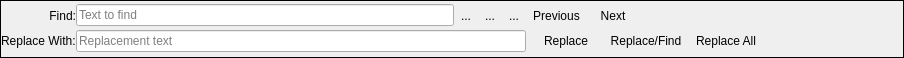
<?xml version="1.0" encoding="UTF-8"?>
<ui version="4.0">
 <class>commonLib::FindReplacePanel</class>
 <widget class="QWidget" name="commonLib::FindReplacePanel">
  <property name="geometry">
   <rect>
    <x>0</x>
    <y>0</y>
    <width>904</width>
    <height>58</height>
   </rect>
  </property>
  <property name="sizePolicy">
   <sizepolicy hsizetype="Preferred" vsizetype="Fixed">
    <horstretch>0</horstretch>
    <verstretch>0</verstretch>
   </sizepolicy>
  </property>
  <property name="windowTitle">
   <string>Form</string>
  </property>
  <layout class="QVBoxLayout" name="verticalLayout">
   <property name="spacing">
    <number>0</number>
   </property>
   <property name="leftMargin">
    <number>0</number>
   </property>
   <property name="topMargin">
    <number>0</number>
   </property>
   <property name="rightMargin">
    <number>0</number>
   </property>
   <property name="bottomMargin">
    <number>0</number>
   </property>
   <item>
    <widget class="QFrame" name="frame">
     <property name="frameShape">
      <enum>QFrame::Shape::Box</enum>
     </property>
     <property name="frameShadow">
      <enum>QFrame::Shadow::Plain</enum>
     </property>
     <layout class="QHBoxLayout" name="horizontalLayout_3">
      <property name="spacing">
       <number>0</number>
      </property>
      <property name="leftMargin">
       <number>0</number>
      </property>
      <property name="topMargin">
       <number>0</number>
      </property>
      <property name="rightMargin">
       <number>0</number>
      </property>
      <property name="bottomMargin">
       <number>0</number>
      </property>
      <item>
       <layout class="QGridLayout" name="gridLayout">
        <property name="spacing">
         <number>0</number>
        </property>
        <item row="0" column="0">
         <widget class="QLabel" name="_findLabel">
          <property name="autoFillBackground">
           <bool>false</bool>
          </property>
          <property name="text">
           <string>Find:</string>
          </property>
          <property name="alignment">
           <set>Qt::AlignmentFlag::AlignRight|Qt::AlignmentFlag::AlignTrailing|Qt::AlignmentFlag::AlignVCenter</set>
          </property>
         </widget>
        </item>
        <item row="0" column="1">
         <widget class="QLineEdit" name="_findEntry">
          <property name="sizePolicy">
           <sizepolicy hsizetype="Expanding" vsizetype="Fixed">
            <horstretch>0</horstretch>
            <verstretch>0</verstretch>
           </sizepolicy>
          </property>
          <property name="minimumSize">
           <size>
            <width>100</width>
            <height>0</height>
           </size>
          </property>
          <property name="autoFillBackground">
           <bool>false</bool>
          </property>
          <property name="placeholderText">
           <string>Text to find</string>
          </property>
          <property name="clearButtonEnabled">
           <bool>true</bool>
          </property>
         </widget>
        </item>
        <item row="1" column="0">
         <widget class="QLabel" name="_replaceLabel">
          <property name="lineWidth">
           <number>0</number>
          </property>
          <property name="text">
           <string>Replace With:</string>
          </property>
         </widget>
        </item>
        <item row="1" column="6">
         <layout class="QHBoxLayout" name="horizontalLayout">
          <item>
           <widget class="QPushButton" name="_replaceButton">
            <property name="autoFillBackground">
             <bool>false</bool>
            </property>
            <property name="text">
             <string>Replace</string>
            </property>
            <property name="flat">
             <bool>true</bool>
            </property>
           </widget>
          </item>
          <item>
           <widget class="QPushButton" name="_replaceFindButton">
            <property name="text">
             <string>Replace/Find</string>
            </property>
            <property name="flat">
             <bool>true</bool>
            </property>
           </widget>
          </item>
          <item>
           <widget class="QPushButton" name="_replaceAllButton">
            <property name="text">
             <string>Replace All</string>
            </property>
            <property name="flat">
             <bool>true</bool>
            </property>
           </widget>
          </item>
          <item>
           <widget class="QLabel" name="_countLabel">
            <property name="styleSheet">
             <string notr="true">color: rgb(255, 0, 0);</string>
            </property>
            <property name="text">
             <string/>
            </property>
           </widget>
          </item>
          <item>
           <spacer name="horizontalSpacer_2">
            <property name="orientation">
             <enum>Qt::Orientation::Horizontal</enum>
            </property>
            <property name="sizeHint" stdset="0">
             <size>
              <width>40</width>
              <height>20</height>
             </size>
            </property>
           </spacer>
          </item>
         </layout>
        </item>
        <item row="0" column="6">
         <layout class="QHBoxLayout" name="horizontalLayout_2">
          <property name="spacing">
           <number>6</number>
          </property>
          <item>
           <widget class="QToolButton" name="_previousButton">
            <property name="text">
             <string>Previous</string>
            </property>
            <property name="icon">
             <iconset resource="../../../../../icons/custom/custom_icons.qrc">
              <normaloff>:/custom/leftArrow</normaloff>:/custom/leftArrow</iconset>
            </property>
            <property name="iconSize">
             <size>
              <width>16</width>
              <height>16</height>
             </size>
            </property>
            <property name="autoRaise">
             <bool>true</bool>
            </property>
           </widget>
          </item>
          <item>
           <widget class="QToolButton" name="_nextButton">
            <property name="text">
             <string>Next</string>
            </property>
            <property name="icon">
             <iconset resource="../../../../../icons/custom/custom_icons.qrc">
              <normaloff>:/custom/rightArrow</normaloff>:/custom/rightArrow</iconset>
            </property>
            <property name="iconSize">
             <size>
              <width>16</width>
              <height>16</height>
             </size>
            </property>
            <property name="autoRaise">
             <bool>true</bool>
            </property>
           </widget>
          </item>
          <item>
           <spacer name="horizontalSpacer">
            <property name="orientation">
             <enum>Qt::Orientation::Horizontal</enum>
            </property>
            <property name="sizeType">
             <enum>QSizePolicy::Policy::Expanding</enum>
            </property>
            <property name="sizeHint" stdset="0">
             <size>
              <width>20</width>
              <height>20</height>
             </size>
            </property>
           </spacer>
          </item>
          <item>
           <widget class="QToolButton" name="_closeButton">
            <property name="text">
             <string/>
            </property>
            <property name="icon">
             <iconset resource="../../../../../icons/custom/custom_icons.qrc">
              <normaloff>:/custom/closeButton</normaloff>:/custom/closeButton</iconset>
            </property>
            <property name="iconSize">
             <size>
              <width>16</width>
              <height>16</height>
             </size>
            </property>
            <property name="autoRaise">
             <bool>true</bool>
            </property>
           </widget>
          </item>
         </layout>
        </item>
        <item row="0" column="2">
         <widget class="QToolButton" name="_caseCheck">
          <property name="toolTip">
           <string>Perform case-sensitive matching</string>
          </property>
          <property name="text">
           <string>...</string>
          </property>
          <property name="icon">
           <iconset resource="../../../../../icons/custom/custom_icons.qrc">
            <normaloff>:/custom/caseSensitive</normaloff>:/custom/caseSensitive</iconset>
          </property>
          <property name="iconSize">
           <size>
            <width>14</width>
            <height>14</height>
           </size>
          </property>
          <property name="checkable">
           <bool>true</bool>
          </property>
          <property name="autoRaise">
           <bool>true</bool>
          </property>
         </widget>
        </item>
        <item row="0" column="4">
         <widget class="QToolButton" name="_wholeWordsCheck">
          <property name="toolTip">
           <string>Match whole words only</string>
          </property>
          <property name="text">
           <string>...</string>
          </property>
          <property name="icon">
           <iconset resource="../../../../../icons/custom/custom_icons.qrc">
            <normaloff>:/custom/wholeWords</normaloff>:/custom/wholeWords</iconset>
          </property>
          <property name="iconSize">
           <size>
            <width>14</width>
            <height>14</height>
           </size>
          </property>
          <property name="checkable">
           <bool>true</bool>
          </property>
          <property name="autoRaise">
           <bool>true</bool>
          </property>
         </widget>
        </item>
        <item row="0" column="5">
         <widget class="QToolButton" name="_regexCheck">
          <property name="toolTip">
           <string>Interpret Find text as a regular expression</string>
          </property>
          <property name="text">
           <string>...</string>
          </property>
          <property name="icon">
           <iconset resource="../../../../../icons/custom/custom_icons.qrc">
            <normaloff>:/custom/regex</normaloff>:/custom/regex</iconset>
          </property>
          <property name="iconSize">
           <size>
            <width>14</width>
            <height>14</height>
           </size>
          </property>
          <property name="checkable">
           <bool>true</bool>
          </property>
          <property name="autoRaise">
           <bool>true</bool>
          </property>
         </widget>
        </item>
        <item row="1" column="1" colspan="5">
         <widget class="QLineEdit" name="_replaceEntry">
          <property name="minimumSize">
           <size>
            <width>100</width>
            <height>0</height>
           </size>
          </property>
          <property name="autoFillBackground">
           <bool>false</bool>
          </property>
          <property name="placeholderText">
           <string>Replacement text</string>
          </property>
          <property name="clearButtonEnabled">
           <bool>true</bool>
          </property>
         </widget>
        </item>
       </layout>
      </item>
     </layout>
    </widget>
   </item>
  </layout>
 </widget>
 <resources>
  <include location="../../../../../icons/custom/custom_icons.qrc"/>
 </resources>
 <connections/>
</ui>
